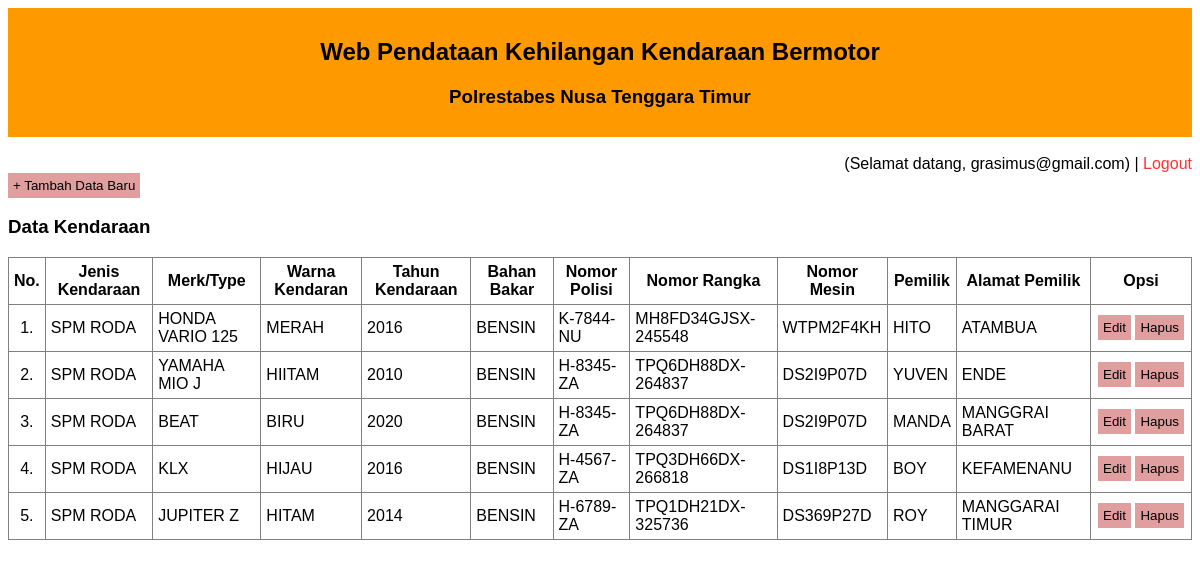
/index.php (signed in), run on the app's committed database.
### tables this page shows
CREATE TABLE `kendaraan` (
  `id` int(11) NOT NULL,
  `jenis` varchar(8) NOT NULL,
  `merk` varchar(50) NOT NULL,
  `warna` varchar(50) NOT NULL,
  `tahun` varchar(4) NOT NULL,
  `bbm` varchar(80) NOT NULL,
  `nopol` varchar(80) NOT NULL,
  `norangka` varchar(80) NOT NULL,
  `nomesin` varchar(80) NOT NULL,
  `pemilik` varchar(80) NOT NULL,
  `alamat` text NOT NULL,
  `gambar` varchar(50) NOT NULL
);

### index.php (the view, shortened to what this page needs)
<?php
include "+koneksi.php";
?>
<!DOCTYPE html>
<html>
<head>
	<link rel="stylesheet" type="text/css" href="style.css">
</head>
<body>
	<div class="judul">
		<h2>Web Pendataan Kehilangan Kendaraan Bermotor</h2>
		<h3>Polrestabes Nusa Tenggara Timur</h3>
	</div>
	<br />
	<div align="right">
		(Selamat datang, <?=$_SESSION['username']?>) |
		<a href="logout.php">
			<span style="color:#ff3333">Logout</span>
		</a>
	</div>
	<div align="left">
		<a href="form_tambah.php">
			<button>+ Tambah Data Baru</button>
		</a>
	</div>
	<h3>Data Kendaraan</h3>
	<div style="overflow: auto;">
		<table border="1" class="table">
			<tr>
				<th>No.</th>
				<th>Jenis Kendaraan</th>
				<th>Merk/Type</th>
				<th>Warna Kendaran</th>
				<th>Tahun Kendaraan</th>
				<th>Bahan Bakar</th>
				<th>Nomor Polisi</th>
				<th>Nomor Rangka</th>
				<th>Nomor Mesin</th>
				<th>Pemilik</th>
				<th>Alamat Pemilik</th>
				<th>Opsi</th>
			</tr>
			<?php
			$query = $con->query("SELECT * FROM kendaraan");
			$nomor = 1;
			while($data = $query->fetch(PDO::FETCH_ASSOC)) { ?>
				<tr>
					<td align="center"><?php echo $nomor++; ?>.</td>
					<td><?php echo $data['jenis']; ?></td>
					<td><?php echo $data['merk']; ?></td>
					<td><?php echo $data['warna']; ?></td>
					<td><?php echo $data['tahun']; ?></td>
					<td><?php echo $data['bbm']; ?></td>
					<td><?php echo $data['nopol']; ?></td>
					<td><?php echo $data['norangka']; ?></td>
					<td><?php echo $data['nomesin']; ?></td>
					<td><?php echo $data['pemilik']; ?></td>
					<td><?php echo $data['alamat']; ?></td>
					<td width="90px" align="center">
						<a href="form_edit.php?id=<?php echo $data['id']; ?>"><button>Edit</button></a>
						<a href="proses_hapus.php?id=<?php echo $data['id']; ?>" onclick="return confirm('Yakin hapus data?')"><button>Hapus</button></a>
					</td>
				</tr>
			<?php
			} ?>
		</table>
	</div>
</body>
</html>

### style.css (style rules this page uses)
body { font-family: Calibri, 'Trebuchet MS', sans-serif; }
.judul { background: #ff9900; padding: 10px; text-align: center; }
a { text-decoration: none; }
button { background-color: #e09e9e; border: 0px; padding: 5px; }
.table { border-collapse: collapse; }
.table tr th, .table tr td { padding: 5px; }

### data on the page
kendaraan: jenis "SPM RODA", merk "HONDA VARIO 125", warna "MERAH", tahun "2016", bbm "BENSIN", nopol "K-7844-NU", norangka "MH8FD34GJSX-245548", nomesin "WTPM2F4KH", pemilik "HITO", alamat "ATAMBUA"
kendaraan: jenis "SPM RODA", merk "YAMAHA MIO J", warna "HIITAM", tahun "2010", bbm "BENSIN", nopol "H-8345-ZA", norangka "TPQ6DH88DX-264837", nomesin "DS2I9P07D", pemilik "YUVEN", alamat "ENDE"
kendaraan: jenis "SPM RODA", merk "BEAT", warna "BIRU", tahun "2020", bbm "BENSIN", nopol "H-8345-ZA", norangka "TPQ6DH88DX-264837", nomesin "DS2I9P07D", pemilik "MANDA", alamat "MANGGRAI BARAT"
kendaraan: jenis "SPM RODA", merk "KLX", warna "HIJAU", tahun "2016", bbm "BENSIN", nopol "H-4567-ZA", norangka "TPQ3DH66DX-266818", nomesin "DS1I8P13D", pemilik "BOY", alamat "KEFAMENANU"
kendaraan: jenis "SPM RODA", merk "JUPITER Z", warna "HITAM", tahun "2014", bbm "BENSIN", nopol "H-6789-ZA", norangka "TPQ1DH21DX-325736", nomesin "DS369P27D", pemilik "ROY", alamat "MANGGARAI TIMUR"

### other printed values
$_SESSION['username'] "grasimus@gmail.com"
